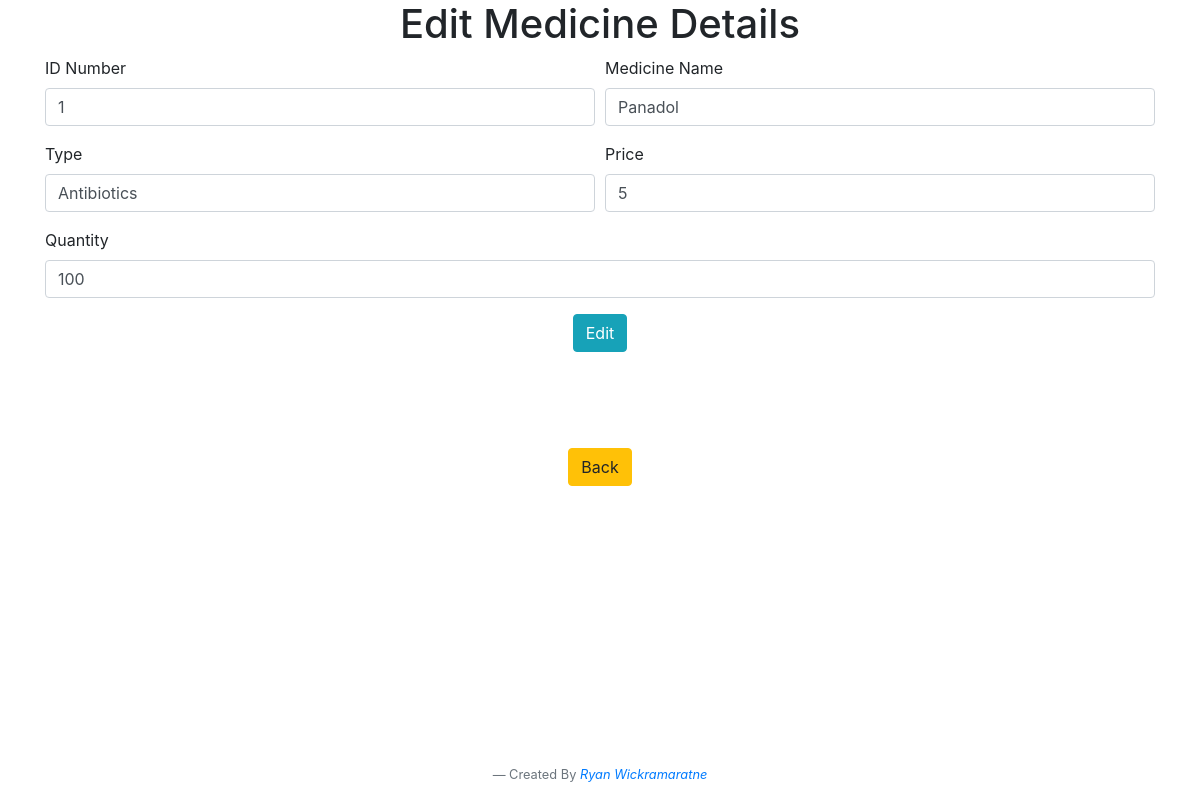
/Page_Files/Functions_Medicines/Edit_Medicine.php?user_id=1, run on the app's committed database.
### tables this page shows
CREATE TABLE IF NOT EXISTS `medicine` (
  `id` int(10) NOT NULL AUTO_INCREMENT,
  `m_card` varchar(50) NOT NULL,
  `m_name` varchar(50) NOT NULL,
  `m_type` varchar(50) NOT NULL,
  `m_price` varchar(50) NOT NULL,
  `m_quantity` int(50) NOT NULL,
  PRIMARY KEY (`id`)
);

### Page_Files/Functions_Medicines/Edit_Medicine.php (the view, shortened to what this page needs)
<?php include "../../header.php"?>
<?php
   if(isset($_GET['user_id']))
    {
      $userid = $_GET['user_id'];
    }
      $query="SELECT * FROM medicine WHERE id = $userid ";
      $edit_medicine= mysqli_query($conn,$query);
      while($row = mysqli_fetch_assoc($edit_medicine))
      {
        $mdc = $row['m_card'];
        $mName  = $row['m_name'];
        $mType  = $row['m_type'];
        $mPrice = $row['m_price'];
        $mQuantity = $row['m_quantity'];
      }
?>
<h1 class="text-center">Edit Medicine Details</h1>
  <div class="container ">
    <form action="" method="post">
      <div class="form-row">
        <div class="form-group col-md-6">
          <label for="id">ID Number</label>
          <input type="text" class="form-control" name="med_no" value="<?php echo $mdc ?>" maxlength="12" required>
        </div>
        <div class="form-group col-md-6">
          <label for="name">Medicine Name</label>
          <input type="phone" class="form-control" name="med_name" value="<?php echo $mName ?>" maxlength="10" required>
        </div>
      </div>
      <div class="form-row">
        <div class="form-group col-md-6">
          <label for="type">Type</label>
          <select id="inputState" name="med_type" class="form-control" value="<?php echo $mType ?>">
            <option selected><?php echo $mType ?></option>
          </select>
        </div>
        <div class="form-group col-md-6">
          <label for="price">Price</label>
          <input type="text" class="form-control" name="med_price" value="<?php echo $mPrice ?>">
        </div>
      </div>
      <div class="form-row">
        <div class="form-group col-md-12">
          <label for="quantity">Quantity</label>
          <input type="text" class="form-control" name="med_quantity" value="<?php echo $mQuantity ?>">
        </div>
      </div>
        <div class="col text-center">
          <input type="submit" name="update" class="btn btn-info btn-large" value="Edit">
        </div>
    </form>
  </div>
    <div class="container text-center mt-5">
      <a href="../Medicines.php" class="btn btn-warning mt-5"> Back </a>
    <div>
<?php include "../../footer.php" ?>

### data on the page
medicine: med_no "1", med_name "Panadol", med_type "Antibiotics", med_price "5", med_quantity "100"
